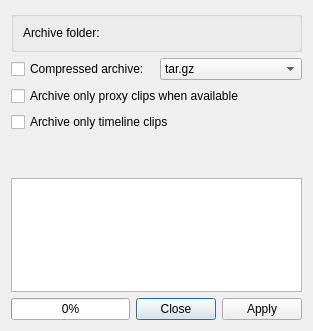
<?xml version="1.0" encoding="UTF-8"?>
<ui version="4.0">
 <author>
SPDX-FileCopyrightText: none
SPDX-License-Identifier: GPL-3.0-or-later
 </author>
 <class>ArchiveWidget_UI</class>
 <widget class="QDialog" name="ArchiveWidget_UI">
  <property name="geometry">
   <rect>
    <x>0</x>
    <y>0</y>
    <width>313</width>
    <height>331</height>
   </rect>
  </property>
  <property name="windowTitle">
   <string>Dialog</string>
  </property>
  <layout class="QVBoxLayout" name="verticalLayout">
   <item>
    <widget class="QGroupBox" name="groupBox">
     <property name="title">
      <string/>
     </property>
     <property name="flat">
      <bool>true</bool>
     </property>
     <layout class="QHBoxLayout" name="horizontalLayout">
      <item>
       <widget class="QLabel" name="label">
        <property name="text">
         <string>Archive folder:</string>
        </property>
       </widget>
      </item>
      <item>
       <widget class="KUrlRequester" name="archive_url">
        <property name="mode">
         <set>KFile::Directory</set>
        </property>
       </widget>
      </item>
     </layout>
    </widget>
   </item>
   <item>
    <layout class="QHBoxLayout" name="horizontalLayout_4">
     <item>
      <widget class="QCheckBox" name="compressed_archive">
       <property name="text">
        <string>Compressed archive:</string>
       </property>
      </widget>
     </item>
     <item>
      <widget class="QComboBox" name="compression_type">
       <item>
        <property name="text">
         <string>tar.gz</string>
        </property>
       </item>
       <item>
        <property name="text">
         <string>zip</string>
        </property>
       </item>
      </widget>
     </item>
    </layout>
   </item>
   <item>
    <widget class="QCheckBox" name="proxy_only">
     <property name="text">
      <string>Archive only proxy clips when available</string>
     </property>
    </widget>
   </item>
   <item>
    <widget class="QCheckBox" name="timeline_archive">
     <property name="text">
      <string>Archive only timeline clips</string>
     </property>
    </widget>
   </item>
   <item>
    <layout class="QHBoxLayout" name="horizontalLayout_2">
     <item>
      <widget class="QLabel" name="icon_info">
       <property name="sizePolicy">
        <sizepolicy hsizetype="Maximum" vsizetype="Preferred">
         <horstretch>0</horstretch>
         <verstretch>0</verstretch>
        </sizepolicy>
       </property>
       <property name="text">
        <string/>
       </property>
      </widget>
     </item>
     <item>
      <widget class="QLabel" name="text_info">
       <property name="text">
        <string/>
       </property>
      </widget>
     </item>
    </layout>
   </item>
   <item>
    <widget class="QLabel" name="project_files">
     <property name="text">
      <string/>
     </property>
    </widget>
   </item>
   <item>
    <widget class="QTreeWidget" name="files_list">
     <property name="alternatingRowColors">
      <bool>true</bool>
     </property>
     <property name="selectionBehavior">
      <enum>QAbstractItemView::SelectItems</enum>
     </property>
     <attribute name="headerVisible">
      <bool>false</bool>
     </attribute>
     <column>
      <property name="text">
       <string notr="true">1</string>
      </property>
     </column>
    </widget>
   </item>
   <item>
    <layout class="QHBoxLayout" name="horizontalLayout_3">
     <item>
      <widget class="QProgressBar" name="progressBar">
       <property name="value">
        <number>0</number>
       </property>
      </widget>
     </item>
     <item>
      <widget class="QDialogButtonBox" name="buttonBox">
       <property name="orientation">
        <enum>Qt::Horizontal</enum>
       </property>
       <property name="standardButtons">
        <set>QDialogButtonBox::Apply|QDialogButtonBox::Close</set>
       </property>
      </widget>
     </item>
    </layout>
   </item>
  </layout>
 </widget>
 <customwidgets>
  <customwidget>
   <class>KUrlRequester</class>
   <extends>QWidget</extends>
   <header>kurlrequester.h</header>
   <container>1</container>
  </customwidget>
 </customwidgets>
 <resources/>
 <connections>
  <connection>
   <sender>buttonBox</sender>
   <signal>accepted()</signal>
   <receiver>ArchiveWidget_UI</receiver>
   <slot>accept()</slot>
   <hints>
    <hint type="sourcelabel">
     <x>248</x>
     <y>254</y>
    </hint>
    <hint type="destinationlabel">
     <x>157</x>
     <y>274</y>
    </hint>
   </hints>
  </connection>
  <connection>
   <sender>buttonBox</sender>
   <signal>rejected()</signal>
   <receiver>ArchiveWidget_UI</receiver>
   <slot>reject()</slot>
   <hints>
    <hint type="sourcelabel">
     <x>316</x>
     <y>260</y>
    </hint>
    <hint type="destinationlabel">
     <x>286</x>
     <y>274</y>
    </hint>
   </hints>
  </connection>
 </connections>
</ui>
